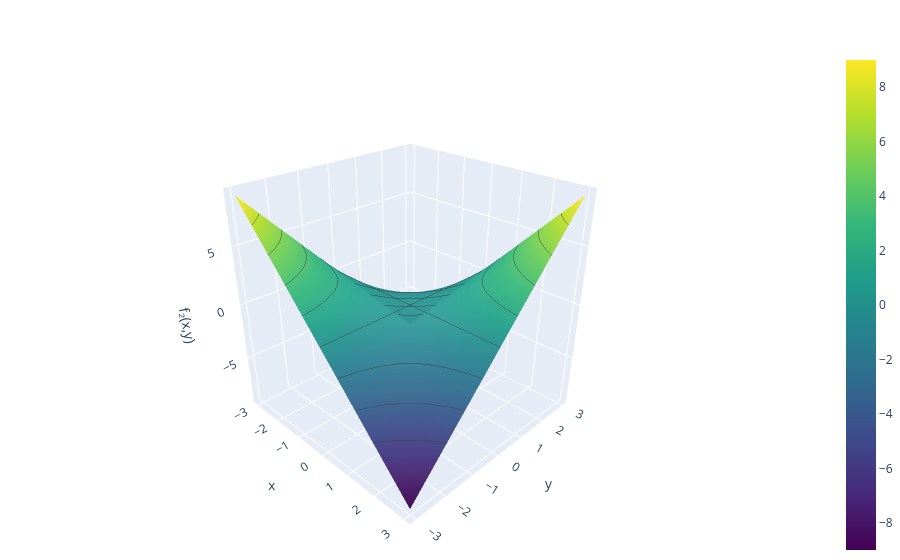

Notebook code for this chart:
### Markdown cell above
**2\. Komponentenfunktion:** $f_2(x,y) = xy$

### Code cell
fig2.show()

### Figure 1 — Plotly figure (JSON) as saved in the notebook; plotly's stock layout.template omitted (floating-point values rounded to 4 significant figures; data arrays with more than 128 entries replaced by an {"elided": "..."} marker saying what was removed)
{"data": [{"colorscale": [[0.0, "#440154"], [0.1111, "#482878"], [0.2222, "#3e4989"], [0.3333, "#31688e"], [0.4444, "#26828e"], [0.5556, "#1f9e89"], [0.6667, "#35b779"], [0.7778, "#6ece58"], [0.8889, "#b5de2b"], [1.0, "#fde725"]], "contours": {"z": {"end": 9.0, "show": true, "size": 1.8, "start": -9.0}}, "opacity": 0.95, "showscale": true, "type": "surface", "x": {"elided": "50x50 float values"}, "y": {"elided": "50x50 float values"}, "z": {"elided": "50x50 float values"}}], "layout": {"margin": {"b": 0, "l": 0, "r": 0, "t": 50}, "scene": {"aspectratio": {"x": 1, "y": 1, "z": 1}, "camera": {"eye": {"x": 1.6, "y": -1.6, "z": 1.2}, "up": {"x": 0, "y": 0, "z": 1}}, "xaxis": {"title": {"text": "x"}}, "yaxis": {"title": {"text": "y"}}, "zaxis": {"title": {"text": "f₂(x,y)"}}}}}
